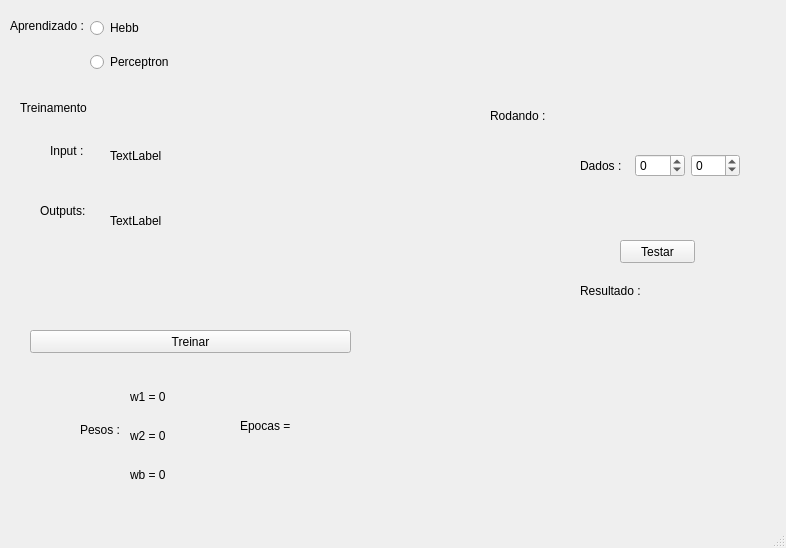
<?xml version="1.0" encoding="UTF-8"?>
<ui version="4.0">
 <class>MainWindow</class>
 <widget class="QMainWindow" name="MainWindow">
  <property name="geometry">
   <rect>
    <x>0</x>
    <y>0</y>
    <width>786</width>
    <height>548</height>
   </rect>
  </property>
  <property name="windowTitle">
   <string>MainWindow</string>
  </property>
  <widget class="QWidget" name="centralwidget">
   <widget class="QLabel" name="aprendizado">
    <property name="geometry">
     <rect>
      <x>10</x>
      <y>10</y>
      <width>81</width>
      <height>31</height>
     </rect>
    </property>
    <property name="text">
     <string>Aprendizado :</string>
    </property>
   </widget>
   <widget class="QWidget" name="verticalLayoutWidget">
    <property name="geometry">
     <rect>
      <x>90</x>
      <y>10</y>
      <width>84</width>
      <height>71</height>
     </rect>
    </property>
    <layout class="QVBoxLayout" name="verticalLayout">
     <item>
      <widget class="QRadioButton" name="hebb">
       <property name="text">
        <string>Hebb</string>
       </property>
      </widget>
     </item>
     <item>
      <widget class="QRadioButton" name="percep">
       <property name="text">
        <string>Perceptron</string>
       </property>
      </widget>
     </item>
    </layout>
   </widget>
   <widget class="QLabel" name="treinamento">
    <property name="geometry">
     <rect>
      <x>20</x>
      <y>100</y>
      <width>171</width>
      <height>16</height>
     </rect>
    </property>
    <property name="text">
     <string>Treinamento</string>
    </property>
   </widget>
   <widget class="QPushButton" name="treinar_but">
    <property name="geometry">
     <rect>
      <x>30</x>
      <y>330</y>
      <width>321</width>
      <height>23</height>
     </rect>
    </property>
    <property name="text">
     <string>Treinar</string>
    </property>
   </widget>
   <widget class="QLabel" name="pesos_label">
    <property name="geometry">
     <rect>
      <x>80</x>
      <y>380</y>
      <width>41</width>
      <height>99</height>
     </rect>
    </property>
    <property name="text">
     <string>Pesos : </string>
    </property>
   </widget>
   <widget class="QWidget" name="verticalLayoutWidget_2">
    <property name="geometry">
     <rect>
      <x>130</x>
      <y>380</y>
      <width>51</width>
      <height>111</height>
     </rect>
    </property>
    <layout class="QVBoxLayout" name="verticalLayout_2">
     <item>
      <widget class="QLabel" name="peso1">
       <property name="text">
        <string>w1 = 0</string>
       </property>
      </widget>
     </item>
     <item>
      <widget class="QLabel" name="peso2">
       <property name="text">
        <string>w2 = 0</string>
       </property>
      </widget>
     </item>
     <item>
      <widget class="QLabel" name="pesobaias">
       <property name="text">
        <string>wb = 0</string>
       </property>
      </widget>
     </item>
    </layout>
   </widget>
   <widget class="QLabel" name="rodando">
    <property name="geometry">
     <rect>
      <x>490</x>
      <y>90</y>
      <width>91</width>
      <height>51</height>
     </rect>
    </property>
    <property name="text">
     <string>Rodando :</string>
    </property>
   </widget>
   <widget class="QWidget" name="horizontalLayoutWidget_2">
    <property name="geometry">
     <rect>
      <x>580</x>
      <y>100</y>
      <width>160</width>
      <height>131</height>
     </rect>
    </property>
    <layout class="QHBoxLayout" name="horizontalLayout_3">
     <item>
      <widget class="QLabel" name="dados">
       <property name="text">
        <string>Dados : </string>
       </property>
      </widget>
     </item>
     <item>
      <widget class="QSpinBox" name="dado1">
       <property name="minimum">
        <number>-1</number>
       </property>
       <property name="maximum">
        <number>1</number>
       </property>
       <property name="singleStep">
        <number>2</number>
       </property>
      </widget>
     </item>
     <item>
      <widget class="QSpinBox" name="dado2">
       <property name="minimum">
        <number>-1</number>
       </property>
       <property name="maximum">
        <number>1</number>
       </property>
       <property name="singleStep">
        <number>2</number>
       </property>
      </widget>
     </item>
    </layout>
   </widget>
   <widget class="QPushButton" name="testar">
    <property name="geometry">
     <rect>
      <x>620</x>
      <y>240</y>
      <width>75</width>
      <height>23</height>
     </rect>
    </property>
    <property name="text">
     <string>Testar</string>
    </property>
   </widget>
   <widget class="QLabel" name="resultado">
    <property name="geometry">
     <rect>
      <x>580</x>
      <y>270</y>
      <width>161</width>
      <height>41</height>
     </rect>
    </property>
    <property name="text">
     <string>Resultado : </string>
    </property>
   </widget>
   <widget class="QLabel" name="inputs_t">
    <property name="geometry">
     <rect>
      <x>50</x>
      <y>120</y>
      <width>88</width>
      <height>61</height>
     </rect>
    </property>
    <property name="text">
     <string>Input :</string>
    </property>
   </widget>
   <widget class="QLabel" name="Input_value">
    <property name="geometry">
     <rect>
      <x>110</x>
      <y>130</y>
      <width>271</width>
      <height>51</height>
     </rect>
    </property>
    <property name="text">
     <string>TextLabel</string>
    </property>
   </widget>
   <widget class="QLabel" name="outputs">
    <property name="geometry">
     <rect>
      <x>40</x>
      <y>180</y>
      <width>71</width>
      <height>61</height>
     </rect>
    </property>
    <property name="text">
     <string>Outputs:</string>
    </property>
   </widget>
   <widget class="QLabel" name="outpu_values">
    <property name="geometry">
     <rect>
      <x>110</x>
      <y>190</y>
      <width>369</width>
      <height>61</height>
     </rect>
    </property>
    <property name="text">
     <string>TextLabel</string>
    </property>
   </widget>
   <widget class="QLabel" name="epoca">
    <property name="geometry">
     <rect>
      <x>240</x>
      <y>410</y>
      <width>91</width>
      <height>31</height>
     </rect>
    </property>
    <property name="text">
     <string>Epocas = </string>
    </property>
   </widget>
  </widget>
  <widget class="QMenuBar" name="menubar">
   <property name="geometry">
    <rect>
     <x>0</x>
     <y>0</y>
     <width>786</width>
     <height>21</height>
    </rect>
   </property>
  </widget>
  <widget class="QStatusBar" name="statusbar"/>
 </widget>
 <resources/>
 <connections/>
</ui>
